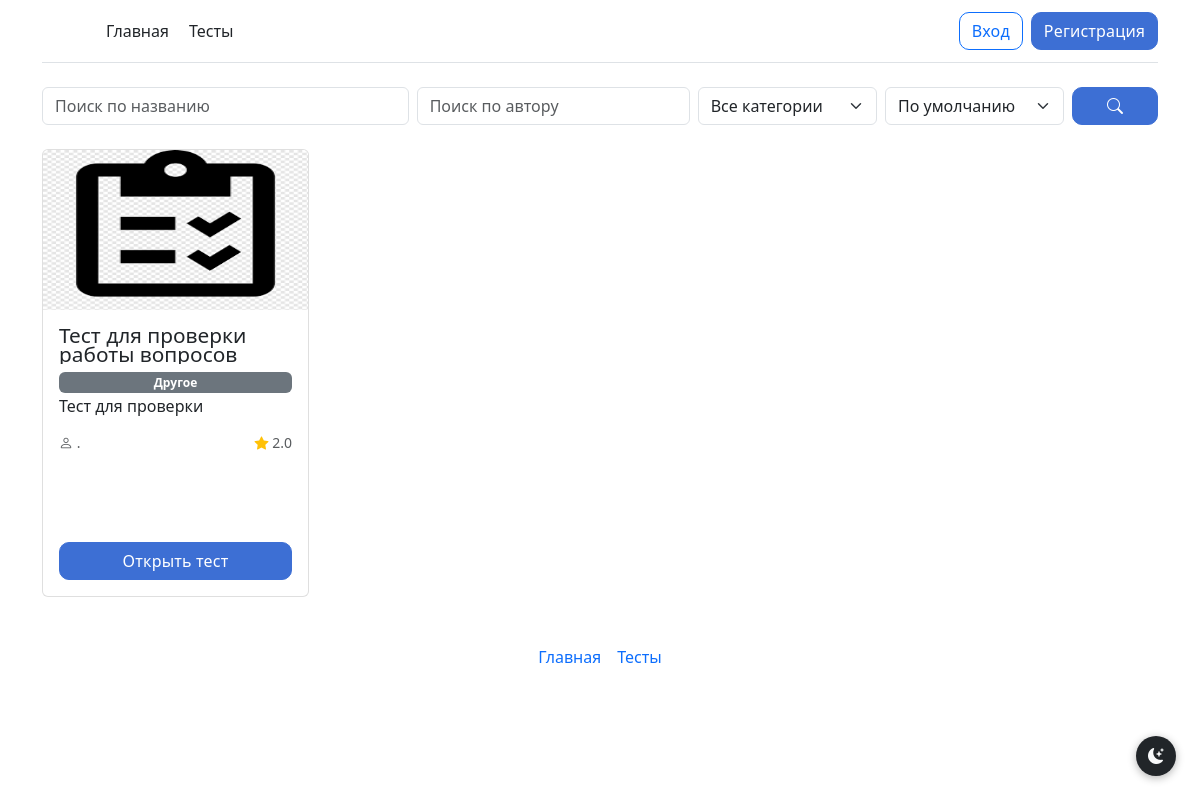
/tests, run on the app's committed database.
### models.py (models this page shows)
class Tests(db.Model):
    test_id = db.Column(db.Integer, primary_key=True)
    test_id_creator = db.Column(db.Integer)
    test_name = db.Column(db.String)
    test_description = db.Column(db.String)
    test_status = db.Column(db.Integer)
    test_image = db.Column(db.String)
    test_cat_id = db.Column(db.Integer, default=None)  # ссылка на TestCategory.cat_id или None
    show_answers_after_test = db.Column(db.Boolean, default=True)  # показывать правильные ответы после завершения теста
    collect_statistics = db.Column(db.Boolean, default=True)  # собирать статистику для автора теста

class TestCategory(db.Model):
    __tablename__ = 'test_category'
    cat_id = db.Column(db.Integer, primary_key=True)
    cat_name = db.Column(db.String, unique=True, nullable=False)

### routes/tests.py (the view)
@tests_bp.route('/tests')
def tests():
    q_name = request.args.get('name', '').strip()
    q_author = request.args.get('author', '').strip()
    q_cat = request.args.get('cat', '').strip()
    sort = request.args.get('sort', '')
    query = Tests.query.filter_by(test_status=2)
    if q_name:
        query = query.filter(Tests.test_name.ilike(f'%{q_name}%'))
    if q_cat:
        try:
            query = query.filter(Tests.test_cat_id == int(q_cat))
        except ValueError:
            pass
    all_tests = query.all()
    creators = {}
    avg_scores = {}
    for test in all_tests:
        user = User.query.get(test.test_id_creator)
        creators[test.test_id] = user.username if user else "—"
        scores = Test_scores.query.filter_by(test_s_test_id=test.test_id).all()
        avg_scores[test.test_id] = round(sum(s.test_s_score for s in scores) / len(scores), 1) if scores else None
    if q_author:
        all_tests = [t for t in all_tests if q_author.lower() in creators[t.test_id].lower()]
    if sort == 'rating':
        all_tests.sort(key=lambda t: avg_scores[t.test_id] or 0, reverse=True)
    categories = get_category_choices()
    cat_map = {c['cat_id']: c['cat_name'] for c in categories}
    return render_template("tests.html", tests=all_tests, creators=creators, avg_scores=avg_scores,
                           q_name=q_name, q_author=q_author, q_cat=q_cat, sort=sort,
                           categories=categories, cat_map=cat_map)

### __init__.py (called while the page is built, shortened)
@app.before_request
def check_must_rate_test():
    excluded_paths = ['/test/', '/static/', '/logout']

### models.py (called while the page is built)
def get_category_choices():
    return [{'cat_id': c.cat_id, 'cat_name': c.cat_name} for c in TestCategory.query.order_by(TestCategory.cat_name).all()]

### templates/tests.html (shortened to what this page needs)
{% extends 'base.html' %}
{% block main %}
<form method="GET" action="/tests" class="row g-2 mb-4 align-items-end">
  <div class="col-sm-4">
    <input type="text" class="form-control" name="name" placeholder="Поиск по названию" value="{{ q_name }}">
  </div>
  <div class="col-sm-3">
    <input type="text" class="form-control" name="author" placeholder="Поиск по автору" value="{{ q_author }}">
  </div>
  <div class="col-sm-2">
    <select class="form-select" name="cat">
      <option value="">Все категории</option>
    </select>
  </div>
  <div class="col-sm-2">
    <select class="form-select" name="sort">
      <option value="" {% if sort == '' %}selected{% endif %}>По умолчанию</option>
    </select>
  </div>
  <div class="col-sm-1">
    <button type="submit" class="btn btn-primary w-100"><i class="bi bi-search"></i></button>
  </div>
</form>
{% if tests %}
<div class="row g-3">
  {% for test in tests %}
  <div class="col-sm-6 col-lg-3">
  <div class="card card-fixed">
    {% if test.test_image %}
        <img src="{{ url_for('static', filename='img/' + test.test_image) }}"
             class="card-img-top"
             alt="{{ test.test_name }}">
      {% else %}
        <img src="{{ url_for('static', filename='img/placeholder.png') }}"
             class="card-img-top"
             alt="Нет изображения">
      {% endif %}
    <div class="card-body">
      <h5 class="card-name">{{test.test_name|truncate(80)}}</h5>
      {% if test.test_cat_id is not none and test.test_cat_id in cat_map %}
      <span class="badge bg-secondary mb-1">{{ cat_map[test.test_cat_id] }}</span>
      {% endif %}
      <p class="card-description">{{test.test_description}}</p>
      <div class="d-flex justify-content-between align-items-center mb-2 text-muted small">
        <span class="text-truncate me-2" style="max-width: 60%;">
          <i class="bi bi-person"></i> {{ creators[test.test_id] }}
        </span>
        <span class="text-nowrap">
          {% if avg_scores[test.test_id] %}
          <i class="bi bi-star-fill text-warning"></i> {{ avg_scores[test.test_id] }}
          {% else %}
          <i class="bi bi-star text-secondary"></i> —
          {% endif %}
        </span>
      </div>
      <a href="{{ url_for('view_test', test_name=test.test_name) }}" class="btn btn-primary">Открыть тест</a>
    </div>
  </div>
  </div>
  {% endfor %}
</div>
{% endif %}
{% endblock %}

### static/style/style.css (style rules this page uses)
.card-fixed { width: 100%; max-width: 20rem; display: flex; flex-direction: column; height: 28rem; overflow: hidden; border: 1px solid rgba(0, 0, 0, 0.125); border-radius: 0.375rem; }
.card-fixed .card-img-top { width: 100%; height: 10rem; object-fit: fill; }
.card-fixed .card-body { display: flex; flex-direction: column; flex-grow: 1; overflow: hidden; }
.card-fixed .card-body .btn { margin-top: auto; flex-shrink: 0; }
.card-fixed .card-name { flex-shrink: 0; overflow: hidden; text-overflow: ellipsis; display: -webkit-box; -webkit-box-orient: vertical; line-height: 1.2rem; font-size: 1.3rem }
.card-fixed .card-description { overflow: hidden; text-overflow: ellipsis; display: -webkit-box; -webkit-line-clamp: 5; -webkit-box-orient: vertical; line-height: 1.2rem; max-height: 6rem; margin-bottom: 1rem; font-size: 1rem; flex-shrink: 0; }
.btn { border-radius: 10px !important; font-weight: 500; letter-spacing: 0.01em; transition: transform 0.1s ease, box-shadow 0.1s ease, background-color 0.1s ease !important; }
.btn-primary { background: #3d6fd4 !important; border-color: #3d6fd4 !important; }

### data on the page
Tests: test_image (picture), test_name "Тест для проверки работы вопросов", test_description "Тест для проверки", creators ".", avg_scores "2.0"
TestCategory: cat_name "Другое"
